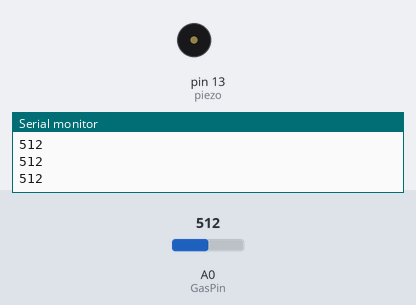
Recording of a sketch running on a simulated Arduino Uno, built with avr-gcc and run on an emulated ATmega328P. Parts: buzzer (waves = sounding), the last lines printed to the serial monitor. Inputs (shaded band) come from the test bench; at power-on: A0 (GasPin) = 512.

Above: at 1.2 s.
1.3 s: A0 (GasPin) set to 785
2.8 s: A0 (GasPin) set to 816
At 3.2 s:
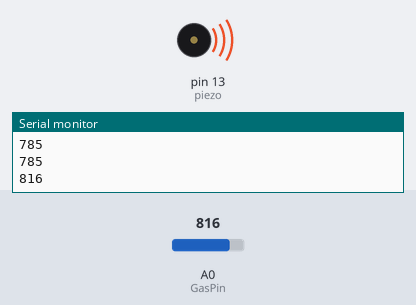
Timing chart, 0 to 10.3 s (numbered marks = the images above; inputs shaded):
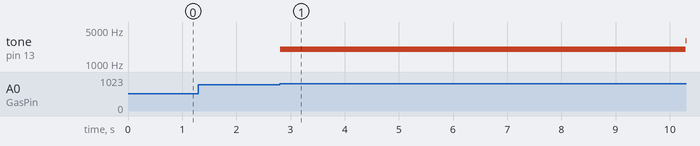

The sketch:

CamBienKhiGas.ino
```cpp
int GasPin = 0;
int val;
int sinVal = 0;
int toneVal = 0;
int piezo = 13;

void setup() {
  pinMode(piezo, OUTPUT);
  Serial.begin(9600);
}

void loop() {
  val = analogRead(GasPin);
  Serial.println(val);
  if ( val > 800) {
    piezoSound();
  } else {
    noTone(piezo);
  }
  delay(100);

}

void piezoSound() {
  for (int i = 0; i < 180; i++){
      sinVal = (sin(i*(3.1412/180)));
      toneVal = 2000+(int(sinVal*1000));
      tone(piezo, toneVal);
      delay(2);
    }
}
```

Measured:
- the behaviour switches between 800 and 801 on A0 (GasPin) (found by bisection; images 0 and 1)
- after the input at 2.8 s, tone on pin 13 (piezo): silent → 2000 Hz at once, → 3000 Hz 7.5 s later
